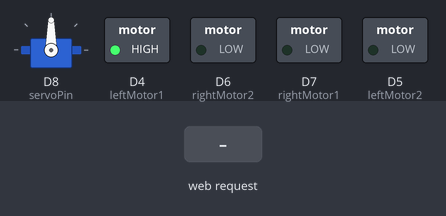
Simulated run of this sketch. Board: ESP8266 (Wemos D1 mini). On the bench: servo, switched loads named in the sketch (green lamp = pin HIGH). The test bench sets the inputs (shaded band). WiFi joins after 1.5 s; servers stay silent unless stated; random numbers use the default seed unless the sketch sets one; what the sketch prints to the serial monitor is not drawn.

Above: at 2.7 s.
2.8 s: HTTP request GET /gpio/0 received
At 3.3 s:
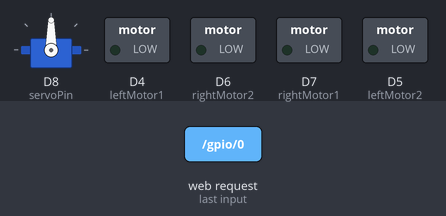
4.3 s: HTTP request GET /gpio/1 received
At 4.7 s:
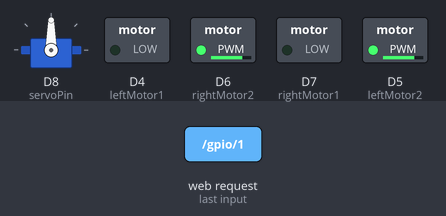
5.8 s: HTTP request GET /gpio/2 received
At 7.0 s:
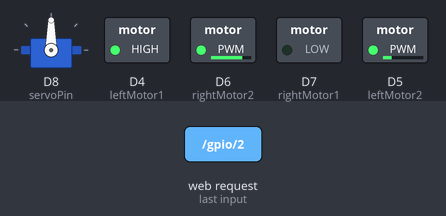
7.3 s: HTTP request GET /gpio/3 received
At 8.4 s:
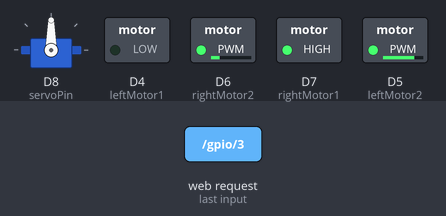
8.8 s: HTTP request GET /gpio/4 received
At 9.4 s:
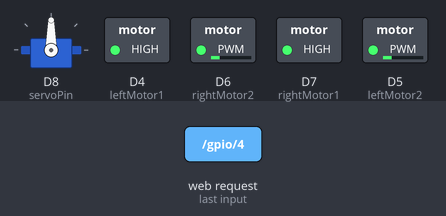
Timing chart, 0 to 11.3 s (numbered marks = the images above; inputs shaded):
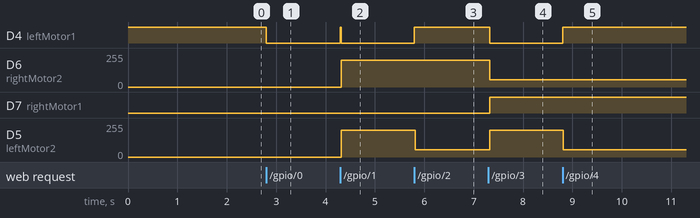

Measured:
- after the input at 2.8 s, D4 (leftMotor1): HIGH → LOW at once
- after the input at 4.3 s, D4 (leftMotor1): LOW → HIGH at once, → LOW 0.02 s later; D6 (rightMotor2), D5 (leftMotor2): 0/255 → 199/255 at once
- after the input at 5.8 s, D4 (leftMotor1): LOW → HIGH at once; D5 (leftMotor2): 199/255 → 55/255 at once
- after the input at 7.3 s, D4 (leftMotor1): HIGH → LOW at once; D6 (rightMotor2): 199/255 → 55/255 at once; D7 (rightMotor1): LOW → HIGH at once; D5 (leftMotor2): 55/255 → 199/255 at once
- after the input at 8.8 s, D4 (leftMotor1): LOW → HIGH at once; D5 (leftMotor2): 199/255 → 55/255 at once

The sketch:

wifitank.ino
```cpp
/**
 * 远程自动避障坦克
 * BY: Malu
 * https://malu.me
 * 2018.12.14
 */

#include <ESP8266WiFi.h>

#include <Servo.h>
//#include <IRremote.h>

#define STOP      0
#define FORWARD   1
#define BACKWARD  2
#define TURNLEFT  3
#define TURNRIGHT 4

// 电机速度定义
#define SPEED_1 800
#define SPEED_2 100
#define SPEED_3 150

// 矫正舵机中位
#define SERVO_1 100

Servo myServo;  // 舵机

// 针脚定义
int EchoPin=D2;   // 收到反射回来的超声波
int TrigPin=D3;  // 发出超声波

int leftMotor1 = D4;  // 左边轮子
int leftMotor2 = D5;
int rightMotor1 = D7;  // 右边轮子
int rightMotor2 = D6;

int servoPin = D8;  // 舵机针脚，棕色为地，红色为电源正，橙色为信号线

int irPin = D9;  // 红外接收

// 红外初始化
//IRrecv irrecv(irPin);
//decode_results results;

int runtag = 0;

// 随机数
long randNumber;


#ifndef STASSID
#define STASSID "M2"
#define STAPSK  "passwd"
#endif

const char* ssid = STASSID;
const char* password = STAPSK;

IPAddress ip(192, 168, 0, 40);
IPAddress gateway(192, 168, 0, 1);
IPAddress subnet(255, 255, 255, 0);
IPAddress dns(192, 168, 0, 1);

// Create an instance of the server
// specify the port to listen on as an argument
WiFiServer server(80);
int val;

void setup() {
  Serial.begin(9600);

  // prepare LED
  pinMode(LED_BUILTIN, OUTPUT);
  digitalWrite(LED_BUILTIN, 1);

  // Connect to WiFi network
  Serial.println();
  Serial.println();
  Serial.print(F("Connecting to "));
  Serial.println(ssid);

  WiFi.mode(WIFI_STA);
  WiFi.config(ip, gateway, subnet, dns);
  WiFi.begin(ssid, password);

  while (WiFi.status() != WL_CONNECTED) {
    delay(500);
    Serial.print(F("."));
  }
  Serial.println();
  Serial.println(F("WiFi connected"));

  // Start the server
  server.begin();
  Serial.println(F("Server started"));

  // Print the IP address
  Serial.println(WiFi.localIP());


  // 超声波控制引脚初始化
  pinMode(EchoPin, INPUT);
  pinMode(TrigPin, OUTPUT);
  // 舵机引脚初始化
  myServo.attach(servoPin);
  // 电机驱动引脚初始化
  pinMode(leftMotor1, OUTPUT);
  pinMode(leftMotor2, OUTPUT);
  pinMode(rightMotor1, OUTPUT);
  pinMode(rightMotor2, OUTPUT);
  // 红外引脚初始化
//  irrecv.enableIRIn();


}

void loop() {
//  return;

  // if (irrecv.decode(&results)) {
  //   Serial.println(results.value,HEX);
  //   irrecv.resume();
  // }


  // Check if a client has connected
  WiFiClient client = server.available();
  if (!client) {
    return;
  }
  Serial.println(F("new client"));

  client.setTimeout(5000); // default is 1000

  // Read the first line of the request
  String req = client.readStringUntil('\r');
  Serial.println(F("request: "));
  Serial.println(req);

  // Match the request
  if (req.indexOf(F("/gpio/0")) != -1) {
    val = 0;
  } else if (req.indexOf(F("/gpio/1")) != -1) {
    val = 1;
  } else if (req.indexOf(F("/gpio/2")) != -1) {
    val = 2;
  } else if (req.indexOf(F("/gpio/3")) != -1) {
    val = 3;
  } else if (req.indexOf(F("/gpio/4")) != -1) {
    val = 4;
  } else if (req.indexOf(F("/gpio/5")) != -1) {
    val = 5;
  } else {
    Serial.println(F("invalid request"));
//    val = digitalRead(LED_BUILTIN);
  }

  // Set LED according to the request
  digitalWrite(LED_BUILTIN, val);

  // read/ignore the rest of the request
  // do not client.flush(): it is for output only, see below
  while (client.available()) {
    // byte by byte is not very efficient
    client.read();
  }

  // Send the response to the client
  // it is OK for multiple small client.print/write,
  // because nagle algorithm will group them into one single packet
  client.print(F("HTTP/1.1 200 OK\r\nContent-Type: text/html\r\n\r\n<!DOCTYPE HTML>\r\n<html><head><meta http-equiv=Content-Type content=\"text/html;charset=utf-8\"></head>\r\n "));
  client.print(F("<style>body { font-size: 100px;}</style>"));
  client.print((val));
  client.print(F("<br>"));

  client.print(F("<a href='http://"));
  client.print(WiFi.localIP());
  client.print(F("/gpio/1'>前进</a>  "));

  client.print(F("<a href='http://"));
  client.print(WiFi.localIP());
  client.print(F("/gpio/2'>←</a>  "));

  client.print(F("<a href='http://"));
  client.print(WiFi.localIP());
  client.print(F("/gpio/3'>→</a>  "));

  client.print(F("<a href='http://"));
  client.print(WiFi.localIP());
  client.print(F("/gpio/4'>后退</a>  "));

  client.print(F("<a href='http://"));
  client.print(WiFi.localIP());
  client.print(F("/gpio/0'>停止</a> </html>"));

  // The client will actually be *flushed* then disconnected
  // when the function returns and 'client' object is destroyed (out-of-scope)
  // flush = ensure written data are received by the other side
  Serial.println(F("Disconnecting from client"));


  switch(val) {
    case 9:
//      avoidance();
      break;
    case 1:
      motor_f();
      break;
    case 2:
      motor_l();
      break;
    case 3:
      motor_r();
      break;
    case 4:
      motor_b();
      break;
    default:
      motorRun(STOP,0);
      break;
  }
}

void motor_f(){
  motorRun(FORWARD,SPEED_1);
}
void motor_l(){
  motorRun(TURNLEFT,SPEED_1);
}
void motor_r(){
  motorRun(TURNRIGHT,SPEED_1);
}
void motor_b(){
  motorRun(BACKWARD,SPEED_1);
}


void motorRun(int cmd,int value) {
  switch(cmd) {
    case FORWARD:
      Serial.println("FORWARD"); //输出状态
      digitalWrite(leftMotor1, LOW);
      analogWrite(leftMotor2, value);
      digitalWrite(rightMotor1, LOW);
      analogWrite(rightMotor2, value);
      break;
    case BACKWARD:
      Serial.println("BACKWARD"); //输出状态
      digitalWrite(leftMotor1, HIGH);
      analogWrite(leftMotor2, 1023-value);
      digitalWrite(rightMotor1, HIGH);
      analogWrite(rightMotor2, 1023-value);
      break;
    case TURNLEFT:
      Serial.println("TURN  LEFT"); //输出状态
      digitalWrite(leftMotor1, HIGH);
      analogWrite(leftMotor2, 1023-value);
      digitalWrite(rightMotor1, LOW);
      analogWrite(rightMotor2, value);
      break;
    case TURNRIGHT:
      Serial.println("TURN  RIGHT"); //输出状态
      digitalWrite(leftMotor1, LOW);
      analogWrite(leftMotor2, value);
      digitalWrite(rightMotor1, HIGH);
      analogWrite(rightMotor2, 1023-value);
      break;
    default:
      Serial.print("."); //输出状态
      digitalWrite(leftMotor1, LOW);
      digitalWrite(leftMotor2, LOW);
      digitalWrite(rightMotor1, LOW);
      digitalWrite(rightMotor2, LOW);
      delay(50);
  }
}

void avoidance() {
  int pos;  // 舵机角度
  int dis[3];  // 距离

  myServo.write(SERVO_1);
  dis[1] = getDistance(); //中间

  if(dis[1]<10){ //判断障碍物距离，距离太近
    motorRun(BACKWARD,SPEED_2); //后退
    delay(300); //后退时间
    motorRun(STOP,0);
    return;
  }

  if(dis[1]<30 && dis[1]>=10) {
    motorRun(STOP,0);
    for (pos = SERVO_1; pos <= (SERVO_1+60); pos += 1)
    {
      myServo.write(pos);
      delay(5);
    }
    dis[2]=getDistance(); //左边

    for (pos = (SERVO_1+60); pos >= (SERVO_1-60); pos -= 1)
    {
      myServo.write(pos);
      delay(5);
      // if(pos==90)
      //   dis[1]=getDistance(); //中间
    }
    dis[0]=getDistance();  //右边

    randNumber = random(1, 10);

    if(dis[0]<dis[2]) //右边距离障碍的距离比左边近
    {
      //左转
      motorRun(TURNLEFT,SPEED_2);

      // 回中
      for (pos = (SERVO_1-60); pos <= SERVO_1; pos += 1)
      {
        myServo.write(pos);
        delay(5);
      }

      delay(200+(100*randNumber));
      return;
    }
    else  //右边距离障碍的距离比左边远
    {
      //右转
      motorRun(TURNRIGHT,SPEED_2);

      // 回中
      for (pos = (SERVO_1-60); pos <= SERVO_1; pos += 1)
      {
        myServo.write(pos);
        delay(5);
      }

      delay(200+(100*randNumber));
      return;
    }
  }

  if(dis[1]>200) {
    motorRun(FORWARD,SPEED_3);  //高速前进
  }else{
    motorRun(FORWARD,SPEED_2);  //前进
  }
}

int getDistance() {
  digitalWrite(TrigPin, LOW); // 使发出发出超声波信号接口低电平2μs
  delayMicroseconds(2);
  digitalWrite(TrigPin, HIGH); // 使发出发出超声波信号接口高电平10μs，这里是至少10μs
  delayMicroseconds(10);
  digitalWrite(TrigPin, LOW); // 保持发出超声波信号接口低电平

  float distance;

  /*
  distance = pulseIn(EchoPin, HIGH) / 58.0; //将回波时间换算成cm
  distance = (int(distance * 100.0)) / 100.0; //保留两位小数
  */

  distance = pulseIn(EchoPin, HIGH); //读出脉冲时间
  distance = distance*0.017;  //脉冲时间转化为距离值

  Serial.print(distance); //输出距离值
  Serial.println('cm');

  return distance;
}
```
